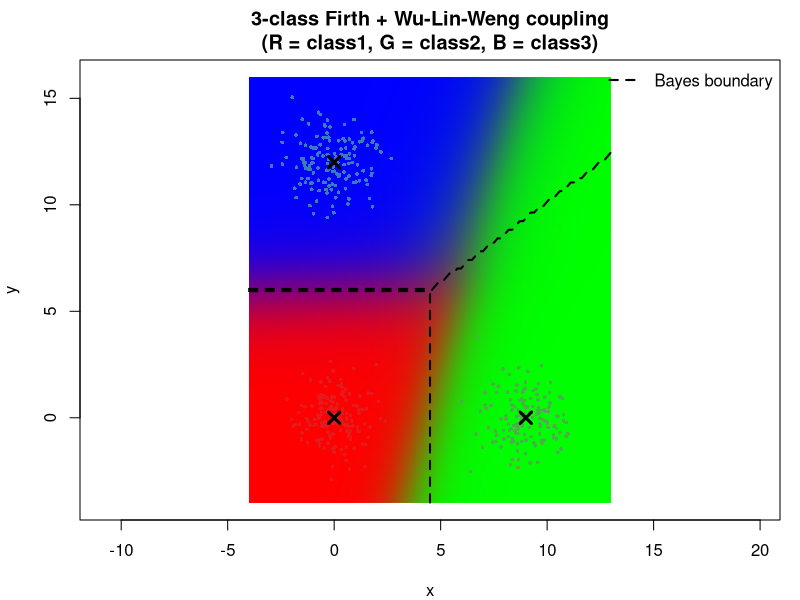
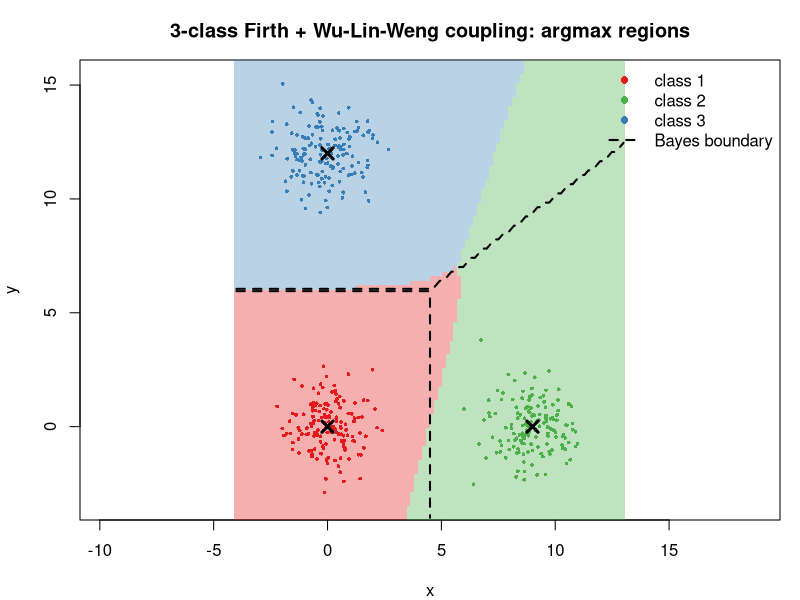
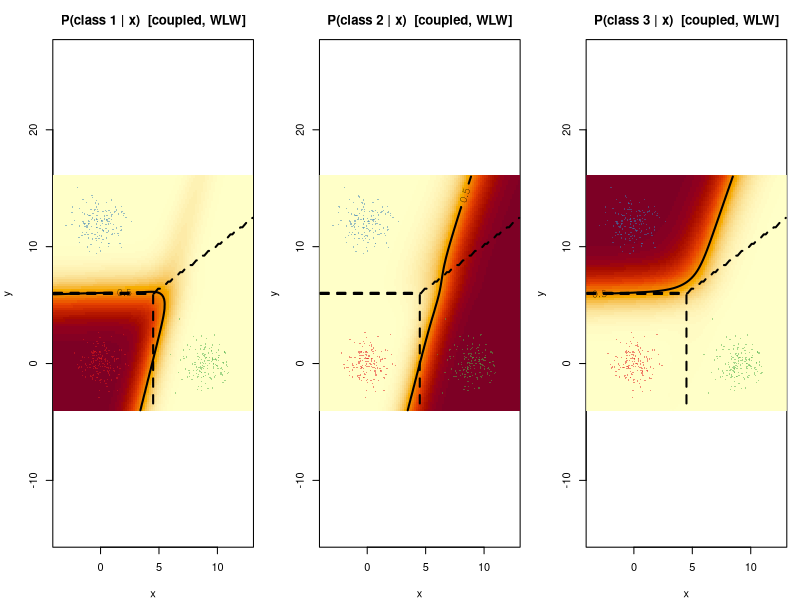
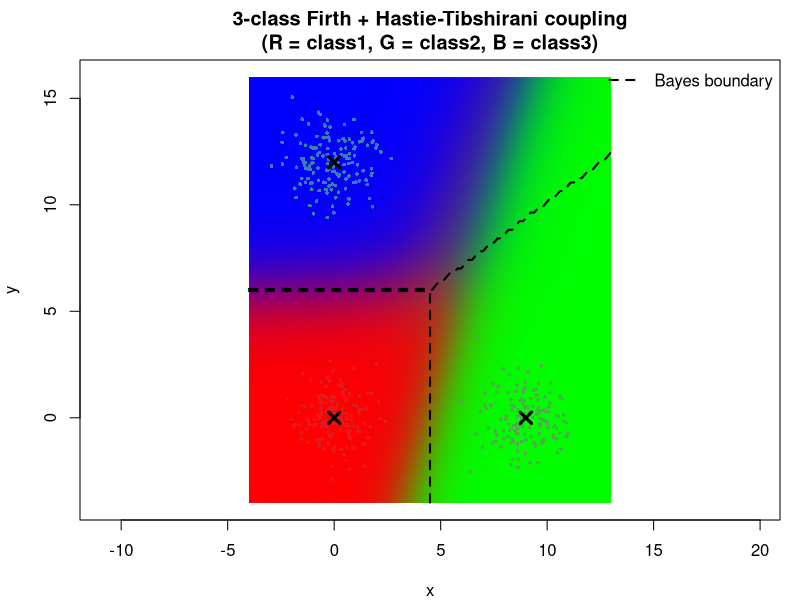
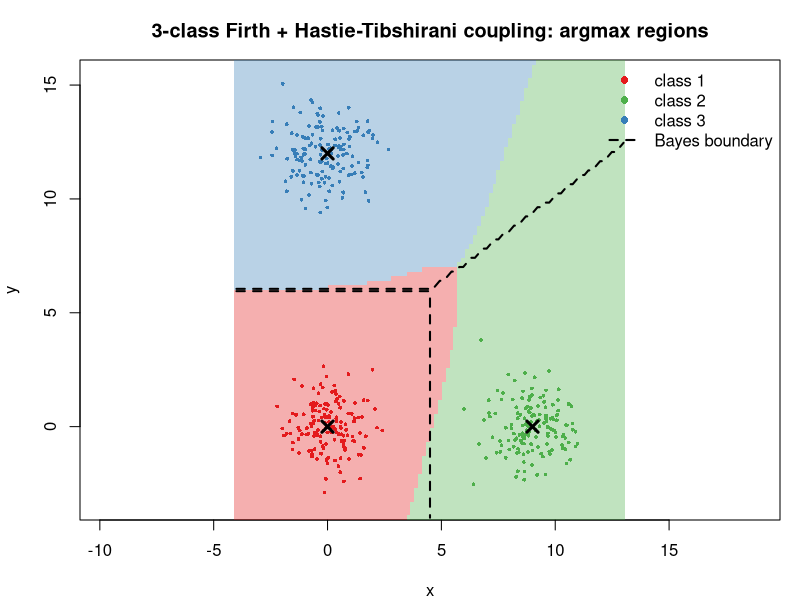
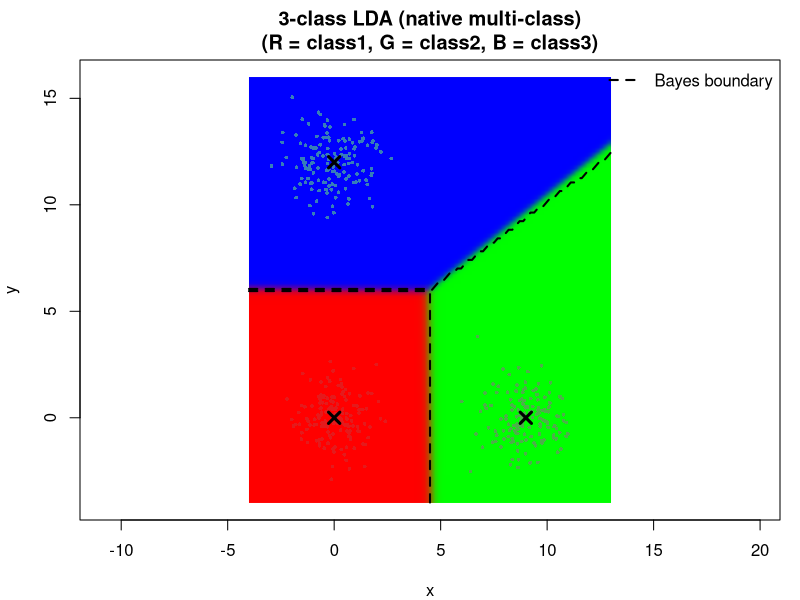
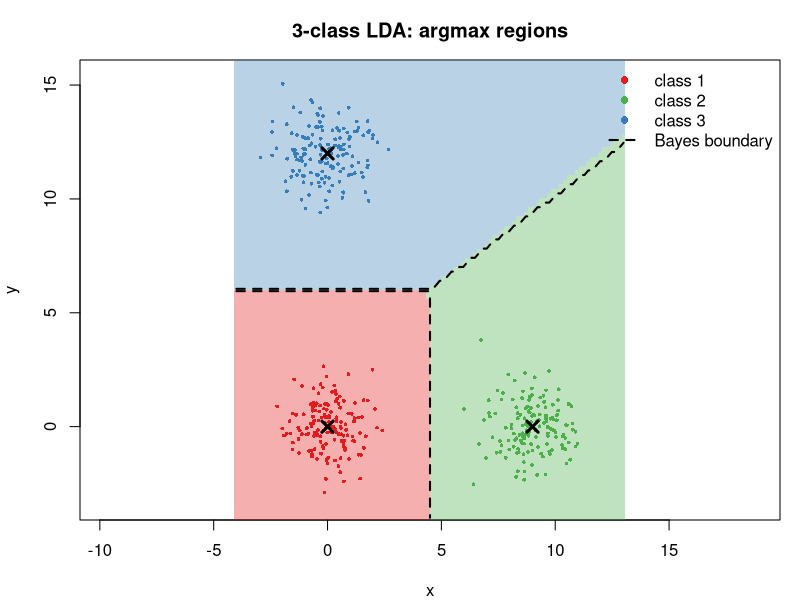
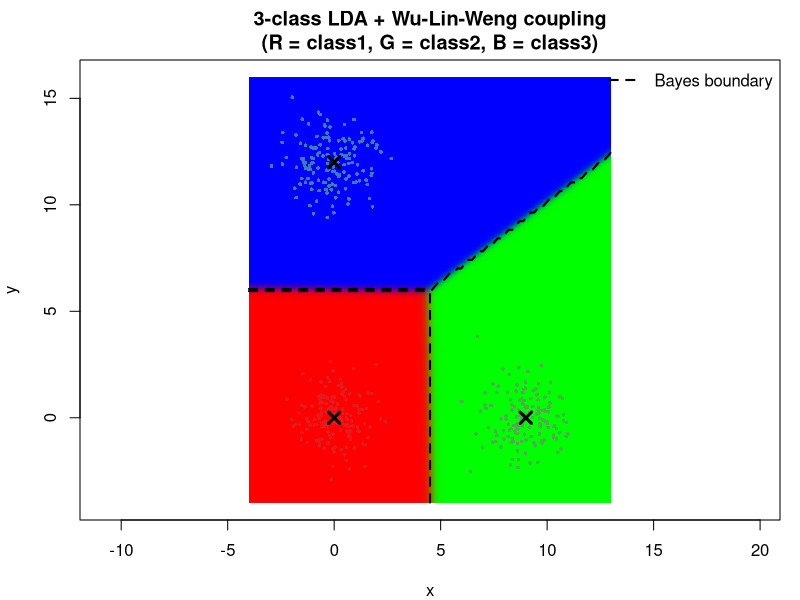

Write R code to recreate these figures, in order.
# Complex experiment: 3-class classification using pairwise Firth logistic
# regression combined via Wu, Lin & Weng's (JMLR 2004) pairwise-coupling
# algorithm -- the same fixed-point iteration libsvm uses to turn one-vs-one
# SVM outputs into multi-class probability estimates.
#
# Setup
# -----
# Three classes, each bivariate Normal with identity covariance (sd = 1 in
# each dimension). The class means form a right triangle with sides
# 9, 12, 15 (the 3-4-5 triple scaled by 3: 9^2 + 12^2 = 15^2 = 225), with
# the right angle placed at class 1's mean:
#     |mu1 - mu2| =  9
#     |mu1 - mu3| = 12
#     |mu2 - mu3| = 15  (hypotenuse)
# All plots use a fixed 1:1 aspect ratio (asp = 1) so the right angle and
# true relative distances actually look correct on screen.
#
# For every pair of classes we fit a Firth (bias-reduced) logistic
# regression on the 2-D coordinates -- generalizing the 1-D Firth fit used
# earlier in this project to an arbitrary design matrix. The three pairwise
# fits are then combined at every point into a single 3-class probability
# vector two different ways: Wu-Lin-Weng (2004) coupling, and the earlier
# Hastie & Tibshirani (1998) coupling algorithm that WLW improved on. We
# also compute the exact Bayes-optimal classifier from the TRUE generating
# means (equal priors, identity covariance -> nearest-mean rule), and draw
# its decision boundaries on top of both fitted methods for comparison. We
# sample a uniform grid over the rectangle bounding the three means, couple
# predictions at every grid point, and visualize the result.

suppressPackageStartupMessages(library(MASS))   # lda() -- native multi-class comparison

set.seed(1)

## ---- 1. Class means: right triangle with sides 9, 12, 15 ------------------
mu1 <- c(0, 0)
mu2 <- c(9, 0)
mu3 <- c(0, 12)   # right angle at mu1; |mu2-mu3| = sqrt(9^2+12^2) = 15

means <- rbind(mu1, mu2, mu3)
rownames(means) <- paste0("class", 1:3)
cat("Class means:\n"); print(means)
cat(sprintf("Pairwise distances: |1-2|=%.3f  |1-3|=%.3f  |2-3|=%.3f\n\n",
            dist(rbind(mu1, mu2)), dist(rbind(mu1, mu3)), dist(rbind(mu2, mu3))))

## ---- 2. Sample data ---------------------------------------------------------
n <- 150   # points per class

sample_class <- function(mu, n) cbind(x = rnorm(n, mu[1], 1), y = rnorm(n, mu[2], 1))

X1 <- sample_class(mu1, n)
X2 <- sample_class(mu2, n)
X3 <- sample_class(mu3, n)

dat <- data.frame(
  x = c(X1[, 1], X2[, 1], X3[, 1]),
  y = c(X1[, 2], X2[, 2], X3[, 2]),
  class = factor(rep(1:3, each = n))
)

## ---- 3. Firth logistic regression, generalized to a p-column design -------
firth_logistic <- function(X, y, tol = 1e-8, max_iter = 50) {
  X <- cbind(Intercept = 1, X)
  beta <- rep(0, ncol(X))
  for (i in 1:max_iter) {
    eta  <- as.vector(X %*% beta)
    p_i  <- plogis(eta)
    W    <- p_i * (1 - p_i)
    XtWX <- t(X) %*% (X * W)
    XtWX_inv <- solve(XtWX)
    h <- W * rowSums((X %*% XtWX_inv) * X)
    U_star <- t(X) %*% (y - p_i + h * (0.5 - p_i))
    step <- as.vector(XtWX_inv %*% U_star)
    beta <- beta + step
    if (max(abs(step)) < tol) break
  }
  list(beta = beta, n_iter = i)
}

predict_firth <- function(fit, Xnew) plogis(as.vector(cbind(1, Xnew) %*% fit$beta))

## ---- 4. Fit one Firth model per class pair ---------------------------------
pairs <- combn(3, 2, simplify = FALSE)   # (1,2) (1,3) (2,3)
pair_fits <- list()
for (pr in pairs) {
  lo <- pr[1]; hi <- pr[2]
  sub <- dat[dat$class %in% c(lo, hi), ]
  Xp <- as.matrix(sub[, c("x", "y")])
  yp <- as.integer(sub$class == hi)         # y = 1 for the higher-indexed class
  fit <- firth_logistic(Xp, yp)
  pair_fits[[paste0(lo, "_", hi)]] <- fit
  cat(sprintf("Firth pair (%d,%d): beta = (%.4f, %.4f, %.4f), iters = %d\n",
              lo, hi, fit$beta[1], fit$beta[2], fit$beta[3], fit$n_iter))
}
cat("\n")

## Pr(class a | class a or b) at points Xnew, for any a != b
pr_pair <- function(a, b, Xnew) {
  lo <- min(a, b); hi <- max(a, b)
  fit  <- pair_fits[[paste0(lo, "_", hi)]]
  p_hi <- predict_firth(fit, Xnew)          # Pr(class hi | a or b)
  if (a == hi) p_hi else 1 - p_hi
}

## ---- 4b. Fit one (2-class) LDA model per class pair ------------------------
## Same pairwise construction as the Firth fits above, but with LDA as the
## base binary classifier instead -- so LDA also goes through the coupling
## step rather than being fit natively on all 3 classes at once.
pair_fits_lda <- list()
for (pr in pairs) {
  lo <- pr[1]; hi <- pr[2]
  sub <- droplevels(dat[dat$class %in% c(lo, hi), ])
  pair_fits_lda[[paste0(lo, "_", hi)]] <- lda(class ~ x + y, data = sub)
}

## Pr(class a | class a or b) at points Xnew, for any a != b, via LDA
pr_pair_lda <- function(a, b, Xnew) {
  lo <- min(a, b); hi <- max(a, b)
  fit  <- pair_fits_lda[[paste0(lo, "_", hi)]]
  post <- predict(fit, newdata = data.frame(x = Xnew[, 1], y = Xnew[, 2]))$posterior
  p_hi <- post[, as.character(hi)]          # Pr(class hi | a or b)
  if (a == hi) p_hi else 1 - p_hi
}

## ---- 5. Wu, Lin & Weng (2004) pairwise coupling ----------------------------
## r: k x k matrix, r[i,j] = Pr(class i | class i or j) for i != j.
## Returns p (length k, sums to 1). Same fixed-point iteration used in
## libsvm's multiclass_probability().
wlw_couple <- function(r, max_iter = 200, eps = NULL) {
  k <- nrow(r)
  if (is.null(eps)) eps <- 0.005 / k
  Q <- matrix(0, k, k)
  for (t in 1:k) {
    Q[t, t] <- sum(r[-t, t]^2)
    for (j in setdiff(1:k, t)) Q[t, j] <- -r[j, t] * r[t, j]
  }
  p <- rep(1 / k, k)
  for (iter in 1:max_iter) {
    Qp  <- as.vector(Q %*% p)
    pQp <- sum(p * Qp)
    if (max(abs(Qp - pQp)) < eps) break
    for (t in 1:k) {
      diff  <- (-Qp[t] + pQp) / Q[t, t]
      p[t]  <- p[t] + diff
      pQp   <- (pQp + diff * (diff * Q[t, t] + 2 * Qp[t])) / (1 + diff)^2
      Qp    <- (Qp + diff * Q[t, ]) / (1 + diff)
      p     <- p / (1 + diff)
    }
  }
  p / sum(p)
}

## ---- 5b. Hastie & Tibshirani (1998) pairwise coupling ----------------------
## The original pairwise-coupling algorithm (WLW's "Method 1" / their point
## of comparison): find p minimizing the weighted KL divergence between
## r_ij and mu_ij = p_i/(p_i+p_j) -- equivalent to fitting a Bradley-Terry
## paired-comparison model by iterative proportional scaling. All pairwise
## Firth fits here use equal training-set sizes (n_ij constant), so the
## n_ij weights cancel and can be dropped.
ht_couple <- function(r, max_iter = 200, tol = 1e-8) {
  k <- nrow(r)
  p <- rep(1 / k, k)
  for (iter in 1:max_iter) {
    p_old <- p
    for (i in 1:k) {
      mu_i <- p[i] / (p[i] + p[-i])   # mu_ij for j != i, using current p
      p[i] <- p[i] * sum(r[i, -i]) / sum(mu_i)
      p <- p / sum(p)
    }
    if (max(abs(p - p_old)) < tol) break
  }
  p
}

## With classes this well separated (9-15 units apart, sd = 1), some
## pairwise fits underflow to a probability of EXACTLY 0 or 1 in double
## precision. That makes Q[t,t] = sum(r[-t,t]^2) exactly 0 in wlw_couple,
## a divide-by-zero -> NaN -> the comparison in the while loop breaks. Clamp
## away from the boundary so every r_ij stays strictly in (0, 1).
clamp01 <- function(p, eps = 1e-10) pmin(pmax(p, eps), 1 - eps)

## Couple 3 pairwise predictions into a 3-class probability matrix, one row
## per point in Xnew (an n x 2 matrix of x,y coordinates). `couple_fn` picks
## the coupling algorithm (wlw_couple / ht_couple); `pr_pair_fn` picks the
## base pairwise classifier (pr_pair for Firth / pr_pair_lda for LDA).
couple_predict <- function(Xnew, couple_fn, pr_pair_fn = pr_pair) {
  r12 <- clamp01(pr_pair_fn(1, 2, Xnew)); r21 <- 1 - r12
  r13 <- clamp01(pr_pair_fn(1, 3, Xnew)); r31 <- 1 - r13
  r23 <- clamp01(pr_pair_fn(2, 3, Xnew)); r32 <- 1 - r23

  Pm <- matrix(0, nrow(Xnew), 3)
  for (i in seq_len(nrow(Xnew))) {
    r <- matrix(0, 3, 3)
    r[1, 2] <- r12[i]; r[2, 1] <- r21[i]
    r[1, 3] <- r13[i]; r[3, 1] <- r31[i]
    r[2, 3] <- r23[i]; r[3, 2] <- r32[i]
    Pm[i, ] <- couple_fn(r)
  }
  Pm
}

## ---- 5c. Exact Bayes-optimal classifier from the TRUE generating model ----
## Equal priors, identity covariance, known means -> Bayes rule is exactly
## the nearest-mean classifier; posterior = softmax(-0.5 * squared distance).
bayes_predict <- function(Xnew) {
  D <- cbind(
    rowSums((Xnew - matrix(mu1, nrow(Xnew), 2, byrow = TRUE))^2),
    rowSums((Xnew - matrix(mu2, nrow(Xnew), 2, byrow = TRUE))^2),
    rowSums((Xnew - matrix(mu3, nrow(Xnew), 2, byrow = TRUE))^2)
  )
  logf <- -0.5 * D
  m <- apply(logf, 1, max)
  ex <- exp(logf - m)
  ex / rowSums(ex)
}

## ---- 5d. LDA, fit natively on all 3 classes at once (no coupling needed) --
## Unlike logistic/Firth, LDA's discriminant functions generalize directly
## to k > 2 classes, so this is a genuine one-shot multi-class fit, kept
## alongside the pairwise LDA+coupling versions below for comparison.
lda_fit <- lda(class ~ x + y, data = dat)
lda_predict <- function(Xnew) {
  predict(lda_fit, newdata = data.frame(x = Xnew[, 1], y = Xnew[, 2]))$posterior
}

## ---- 6. Validate on the training data --------------------------------------
Xtr <- as.matrix(dat[, c("x", "y")])
acc <- function(P) mean(max.col(P) == as.integer(dat$class))

Ptr_wlw     <- couple_predict(Xtr, wlw_couple, pr_pair)
Ptr_ht      <- couple_predict(Xtr, ht_couple,  pr_pair)
Ptr_lda_wlw <- couple_predict(Xtr, wlw_couple, pr_pair_lda)
Ptr_lda_ht  <- couple_predict(Xtr, ht_couple,  pr_pair_lda)
Ptr_lda     <- lda_predict(Xtr)
Ptr_bayes   <- bayes_predict(Xtr)

cat("Training-set confusion matrix (Firth + Wu-Lin-Weng coupling):\n")
print(table(true = dat$class, pred = max.col(Ptr_wlw)))
cat("Training-set confusion matrix (Firth + Hastie-Tibshirani coupling):\n")
print(table(true = dat$class, pred = max.col(Ptr_ht)))
cat("Training-set confusion matrix (LDA + Wu-Lin-Weng coupling):\n")
print(table(true = dat$class, pred = max.col(Ptr_lda_wlw)))
cat("Training-set confusion matrix (LDA + Hastie-Tibshirani coupling):\n")
print(table(true = dat$class, pred = max.col(Ptr_lda_ht)))
cat("Training-set confusion matrix (LDA, native multi-class):\n")
print(table(true = dat$class, pred = max.col(Ptr_lda)))
cat("Training-set confusion matrix (true Bayes-optimal rule):\n")
print(table(true = dat$class, pred = max.col(Ptr_bayes)))
cat(sprintf(paste0("\nTraining accuracy -- Firth+WLW: %.1f%%   Firth+HT: %.1f%%   ",
                    "LDA+WLW: %.1f%%   LDA+HT: %.1f%%   LDA(native): %.1f%%   Bayes: %.1f%%\n\n"),
            100 * acc(Ptr_wlw), 100 * acc(Ptr_ht),
            100 * acc(Ptr_lda_wlw), 100 * acc(Ptr_lda_ht),
            100 * acc(Ptr_lda), 100 * acc(Ptr_bayes)))

## ---- 7. Grid over the rectangle bounding the three means -------------------
margin <- 4
gx <- seq(min(means[, 1]) - margin, max(means[, 1]) + margin, length.out = 100)
gy <- seq(min(means[, 2]) - margin, max(means[, 2]) + margin, length.out = 100)
grid <- expand.grid(x = gx, y = gy)   # x varies fastest
Xg <- as.matrix(grid)

P         <- couple_predict(Xg, wlw_couple, pr_pair)
P_ht      <- couple_predict(Xg, ht_couple,  pr_pair)
P_lda_wlw <- couple_predict(Xg, wlw_couple, pr_pair_lda)
P_lda_ht  <- couple_predict(Xg, ht_couple,  pr_pair_lda)
P_lda     <- lda_predict(Xg)
P_bayes   <- bayes_predict(Xg)

grid$p1 <- P[, 1]; grid$p2 <- P[, 2]; grid$p3 <- P[, 3]
grid$pred <- max.col(P)
grid$pred_ht <- max.col(P_ht)
grid$pred_lda_wlw <- max.col(P_lda_wlw)
grid$pred_lda_ht <- max.col(P_lda_ht)
grid$pred_lda <- max.col(P_lda)
grid$pred_bayes <- max.col(P_bayes)

nx <- length(gx); ny <- length(gy)

## Overlay the true Bayes decision boundaries (as a dashed black line) on
## the current plot. Works by contouring the Bayes argmax field at the two
## half-integer levels that trace the edges between all three regions.
add_bayes_boundary <- function() {
  contour(gx, gy, matrix(grid$pred_bayes, nx, ny), levels = c(1.5, 2.5),
          add = TRUE, drawlabels = FALSE, lwd = 2, lty = 2, col = "black")
}

## ---- 8. Visualize -----------------------------------------------------------
dir <- path.expand(".")
class_cols <- c("#e41a1c", "#4daf4a", "#377eb8")   # red, green, blue

## 8a. RGB probability blend: class1=red, class2=green, class3=blue
Rm <- matrix(grid$p1, nx, ny)
Gm <- matrix(grid$p2, nx, ny)
Bm <- matrix(grid$p3, nx, ny)
rgb_arr <- array(0, dim = c(ny, nx, 3))
rgb_arr[, , 1] <- t(Rm)[ny:1, ]
rgb_arr[, , 2] <- t(Gm)[ny:1, ]
rgb_arr[, , 3] <- t(Bm)[ny:1, ]
rgb_raster <- as.raster(rgb_arr)
print(file.path(dir, "three_class_firth_coupling_rgb.png"))
png(file.path(dir, "three_class_firth_coupling_rgb.png"),
    width = 7, height = 6, units = "in", res = 150)
par(mar = c(4, 4, 3, 1))
plot(NA, xlim = range(gx), ylim = range(gy), xlab = "x", ylab = "y", asp = 1,
     main = "3-class Firth + Wu-Lin-Weng coupling\n(R = class1, G = class2, B = class3)")
rasterImage(rgb_raster, min(gx), min(gy), max(gx), max(gy))
points(dat$x, dat$y, col = class_cols[dat$class], pch = 16, cex = 0.5)
points(means[, 1], means[, 2], pch = 4, lwd = 3, cex = 1.5)
add_bayes_boundary()
legend("topright", bty = "n", lty = 2, lwd = 2, col = "black", legend = "Bayes boundary")
invisible(dev.off())
cat("Wrote", file.path(dir, "three_class_firth_coupling_rgb.png"), "\n")

## 8b. Hard (argmax) decision regions
print(file.path(dir, "three_class_firth_coupling_argmax.png"))
png(file.path(dir, "three_class_firth_coupling_argmax.png"),
    width = 7, height = 6, units = "in", res = 150)
par(mar = c(4, 4, 3, 1))
image(gx, gy, matrix(grid$pred, nx, ny),
      col = adjustcolor(class_cols, alpha.f = 0.35), breaks = c(0.5, 1.5, 2.5, 3.5),
      xlab = "x", ylab = "y", asp = 1,
      main = "3-class Firth + Wu-Lin-Weng coupling: argmax regions")
points(dat$x, dat$y, col = class_cols[dat$class], pch = 16, cex = 0.5)
points(means[, 1], means[, 2], pch = 4, lwd = 3, cex = 1.5)
add_bayes_boundary()
legend("topright", bty = "n", legend = c(paste("class", 1:3), "Bayes boundary"),
       col = c(class_cols, "black"), pch = c(16, 16, 16, NA), lty = c(NA, NA, NA, 2), lwd = 2)
invisible(dev.off())
cat("Wrote", file.path(dir, "three_class_firth_coupling_argmax.png"), "\n")

## 8c. Individual coupled-probability heatmaps, one per class
png(file.path(dir, "three_class_firth_coupling_probs.png"),
    width = 13, height = 4.3, units = "in", res = 150)
par(mfrow = c(1, 3), mar = c(4, 4, 3, 1))
for (k in 1:3) {
  zk <- matrix(P[, k], nx, ny)
  image(gx, gy, zk, zlim = c(0, 1), col = hcl.colors(50, "YlOrRd", rev = TRUE),
        xlab = "x", ylab = "y", asp = 1, main = paste0("P(class ", k, " | x)  [coupled, WLW]"))
  points(dat$x, dat$y, pch = 16, cex = 0.3,
         col = adjustcolor(class_cols[dat$class], alpha.f = 0.5))
  contour(gx, gy, zk, levels = 0.5, add = TRUE, lwd = 2)
  add_bayes_boundary()
}
invisible(dev.off())
cat("Wrote", file.path(dir, "three_class_firth_coupling_probs.png"), "\n")

## 8d. RGB probability blend using Hastie-Tibshirani coupling instead of WLW
Rm_ht <- matrix(P_ht[, 1], nx, ny)
Gm_ht <- matrix(P_ht[, 2], nx, ny)
Bm_ht <- matrix(P_ht[, 3], nx, ny)
rgb_arr_ht <- array(0, dim = c(ny, nx, 3))
rgb_arr_ht[, , 1] <- t(Rm_ht)[ny:1, ]
rgb_arr_ht[, , 2] <- t(Gm_ht)[ny:1, ]
rgb_arr_ht[, , 3] <- t(Bm_ht)[ny:1, ]
rgb_raster_ht <- as.raster(rgb_arr_ht)

png(file.path(dir, "three_class_ht_coupling_rgb.png"),
    width = 7, height = 6, units = "in", res = 150)
par(mar = c(4, 4, 3, 1))
plot(NA, xlim = range(gx), ylim = range(gy), xlab = "x", ylab = "y", asp = 1,
     main = "3-class Firth + Hastie-Tibshirani coupling\n(R = class1, G = class2, B = class3)")
rasterImage(rgb_raster_ht, min(gx), min(gy), max(gx), max(gy))
points(dat$x, dat$y, col = class_cols[dat$class], pch = 16, cex = 0.5)
points(means[, 1], means[, 2], pch = 4, lwd = 3, cex = 1.5)
add_bayes_boundary()
legend("topright", bty = "n", lty = 2, lwd = 2, col = "black", legend = "Bayes boundary")
invisible(dev.off())
cat("Wrote", file.path(dir, "three_class_ht_coupling_rgb.png"), "\n")

## 8e. Hastie-Tibshirani argmax decision regions
png(file.path(dir, "three_class_ht_coupling_argmax.png"),
    width = 7, height = 6, units = "in", res = 150)
par(mar = c(4, 4, 3, 1))
image(gx, gy, matrix(grid$pred_ht, nx, ny),
      col = adjustcolor(class_cols, alpha.f = 0.35), breaks = c(0.5, 1.5, 2.5, 3.5),
      xlab = "x", ylab = "y", asp = 1,
      main = "3-class Firth + Hastie-Tibshirani coupling: argmax regions")
points(dat$x, dat$y, col = class_cols[dat$class], pch = 16, cex = 0.5)
points(means[, 1], means[, 2], pch = 4, lwd = 3, cex = 1.5)
add_bayes_boundary()
legend("topright", bty = "n", legend = c(paste("class", 1:3), "Bayes boundary"),
       col = c(class_cols, "black"), pch = c(16, 16, 16, NA), lty = c(NA, NA, NA, 2), lwd = 2)
invisible(dev.off())
cat("Wrote", file.path(dir, "three_class_ht_coupling_argmax.png"), "\n")

## 8f. RGB probability blend using LDA (native multi-class, no coupling)
Rm_lda <- matrix(P_lda[, 1], nx, ny)
Gm_lda <- matrix(P_lda[, 2], nx, ny)
Bm_lda <- matrix(P_lda[, 3], nx, ny)
rgb_arr_lda <- array(0, dim = c(ny, nx, 3))
rgb_arr_lda[, , 1] <- t(Rm_lda)[ny:1, ]
rgb_arr_lda[, , 2] <- t(Gm_lda)[ny:1, ]
rgb_arr_lda[, , 3] <- t(Bm_lda)[ny:1, ]
rgb_raster_lda <- as.raster(rgb_arr_lda)

png(file.path(dir, "three_class_lda_rgb.png"),
    width = 7, height = 6, units = "in", res = 150)
par(mar = c(4, 4, 3, 1))
plot(NA, xlim = range(gx), ylim = range(gy), xlab = "x", ylab = "y", asp = 1,
     main = "3-class LDA (native multi-class)\n(R = class1, G = class2, B = class3)")
rasterImage(rgb_raster_lda, min(gx), min(gy), max(gx), max(gy))
points(dat$x, dat$y, col = class_cols[dat$class], pch = 16, cex = 0.5)
points(means[, 1], means[, 2], pch = 4, lwd = 3, cex = 1.5)
add_bayes_boundary()
legend("topright", bty = "n", lty = 2, lwd = 2, col = "black", legend = "Bayes boundary")
invisible(dev.off())
cat("Wrote", file.path(dir, "three_class_lda_rgb.png"), "\n")

## 8g. LDA argmax decision regions
png(file.path(dir, "three_class_lda_argmax.png"),
    width = 7, height = 6, units = "in", res = 150)
par(mar = c(4, 4, 3, 1))
image(gx, gy, matrix(grid$pred_lda, nx, ny),
      col = adjustcolor(class_cols, alpha.f = 0.35), breaks = c(0.5, 1.5, 2.5, 3.5),
      xlab = "x", ylab = "y", asp = 1,
      main = "3-class LDA: argmax regions")
points(dat$x, dat$y, col = class_cols[dat$class], pch = 16, cex = 0.5)
points(means[, 1], means[, 2], pch = 4, lwd = 3, cex = 1.5)
add_bayes_boundary()
legend("topright", bty = "n", legend = c(paste("class", 1:3), "Bayes boundary"),
       col = c(class_cols, "black"), pch = c(16, 16, 16, NA), lty = c(NA, NA, NA, 2), lwd = 2)
invisible(dev.off())
cat("Wrote", file.path(dir, "three_class_lda_argmax.png"), "\n")

## ---- Helper to draw one RGB-blend / argmax pair for a given coupled fit ---
plot_coupled <- function(P_k, pred_k, method_label, file_stub) {
  Rm_k <- matrix(P_k[, 1], nx, ny)
  Gm_k <- matrix(P_k[, 2], nx, ny)
  Bm_k <- matrix(P_k[, 3], nx, ny)
  rgb_arr_k <- array(0, dim = c(ny, nx, 3))
  rgb_arr_k[, , 1] <- t(Rm_k)[ny:1, ]
  rgb_arr_k[, , 2] <- t(Gm_k)[ny:1, ]
  rgb_arr_k[, , 3] <- t(Bm_k)[ny:1, ]
  rgb_raster_k <- as.raster(rgb_arr_k)

  png(file.path(dir, paste0(file_stub, "_rgb.png")),
      width = 7, height = 6, units = "in", res = 150)
  par(mar = c(4, 4, 3, 1))
  plot(NA, xlim = range(gx), ylim = range(gy), xlab = "x", ylab = "y", asp = 1,
       main = paste0("3-class ", method_label,
                      "\n(R = class1, G = class2, B = class3)"))
  rasterImage(rgb_raster_k, min(gx), min(gy), max(gx), max(gy))
  points(dat$x, dat$y, col = class_cols[dat$class], pch = 16, cex = 0.5)
  points(means[, 1], means[, 2], pch = 4, lwd = 3, cex = 1.5)
  add_bayes_boundary()
  legend("topright", bty = "n", lty = 2, lwd = 2, col = "black", legend = "Bayes boundary")
  invisible(dev.off())
  cat("Wrote", file.path(dir, paste0(file_stub, "_rgb.png")), "\n")

  png(file.path(dir, paste0(file_stub, "_argmax.png")),
      width = 7, height = 6, units = "in", res = 150)
  par(mar = c(4, 4, 3, 1))
  image(gx, gy, matrix(pred_k, nx, ny),
        col = adjustcolor(class_cols, alpha.f = 0.35), breaks = c(0.5, 1.5, 2.5, 3.5),
        xlab = "x", ylab = "y", asp = 1,
        main = paste0("3-class ", method_label, ": argmax regions"))
  points(dat$x, dat$y, col = class_cols[dat$class], pch = 16, cex = 0.5)
  points(means[, 1], means[, 2], pch = 4, lwd = 3, cex = 1.5)
  add_bayes_boundary()
  legend("topright", bty = "n", legend = c(paste("class", 1:3), "Bayes boundary"),
         col = c(class_cols, "black"), pch = c(16, 16, 16, NA), lty = c(NA, NA, NA, 2), lwd = 2)
  invisible(dev.off())
  cat("Wrote", file.path(dir, paste0(file_stub, "_argmax.png")), "\n")
}

## 8h. LDA + Wu-Lin-Weng coupling
plot_coupled(P_lda_wlw, grid$pred_lda_wlw, "LDA + Wu-Lin-Weng coupling",
             "three_class_lda_wlw_coupling")

## 8i. LDA + Hastie-Tibshirani coupling
plot_coupled(P_lda_ht, grid$pred_lda_ht, "LDA + Hastie-Tibshirani coupling",
             "three_class_lda_ht_coupling")
